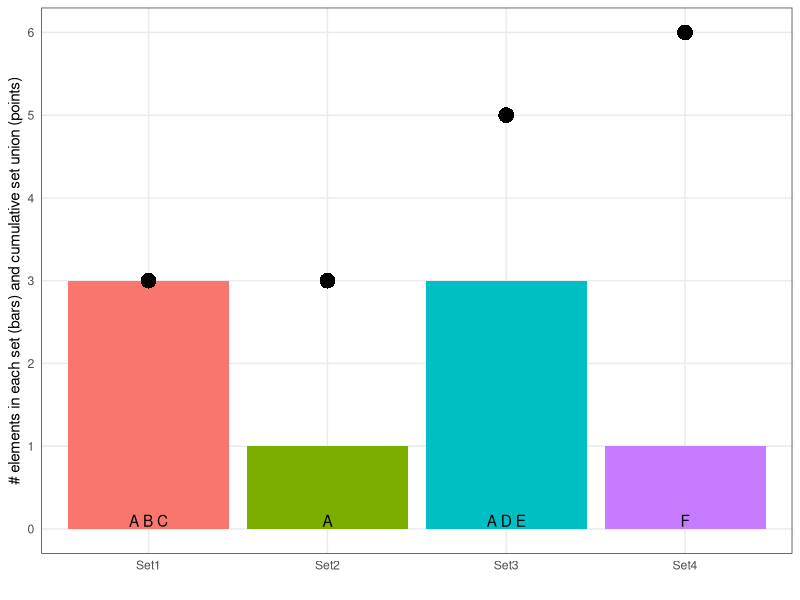

R code for this plot:
## ---- chunk 1
library(plyr)
library(dplyr)
library(ggplot2)
## ---- chunk 2
element <- c("A","B","C","A","A","D","E","F")
id <- c("Set1", "Set1", "Set1", "Set3", "Set2", "Set3","Set3","Set4")
df <- data.frame(id, element)
df
## ---- chunk 3
df.cc <- mutate(df[order(df$id),],cc=cumsum(!duplicated(unlist(element))))
df.cc
## ---- chunk 4
df.cc.max <- ddply(df.cc, .(id), summarise, n_elements=length(element), ccmax=max(cc), elements=paste(element,collapse=" "))
df.cc.max
## ---- chunk 5
ggplot(df.cc.max,aes(x=id,fill=id)) +
  geom_bar(aes(y=n_elements),stat="identity") +
  geom_point(aes(y=ccmax, fill=id),shape=16,size=5) +
  geom_text(y=0.1,aes(label=elements)) +
  theme_bw() + theme(legend.position="none",axis.ticks=element_blank(),panel.grid.minor.y=element_blank()) +
  xlab("") +
  scale_y_continuous("# elements in each set (bars) and cumulative set union (points)",breaks=seq(0,6,1),labels=(seq(0,6,1)))
